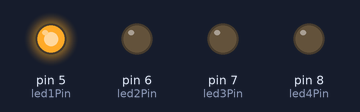
A sketch run on a simulated Arduino Uno, built with avr-gcc and run on an emulated ATmega328P. Parts: output pins drawn as LEDs (lit = HIGH).

Above: at 0.5 s.
At 1.6 s:
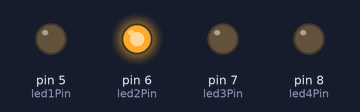
At 2.7 s:
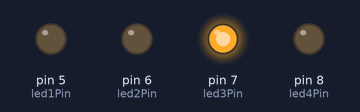
At 3.8 s:
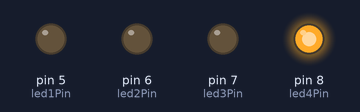
Timing chart, 0 to 5.8 s (numbered marks = the images above):
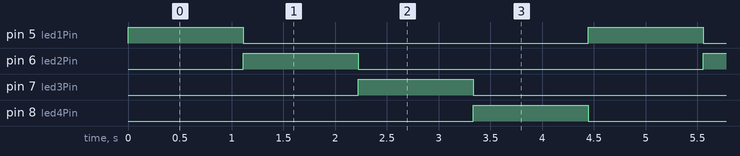

Measured:
- by itself, pin 5 (led1Pin), pin 6 (led2Pin), pin 7 (led3Pin), pin 8 (led4Pin): alternates HIGH for 1.1 s and LOW for 3.3 s
- by itself, everything shown: repeats every 4.4 s, in 4 steps

The sketch:

no_array_loop.ino
```cpp
// which digital pins are the LEDs on
int led1Pin = 5;
int led2Pin = 6;
int led3Pin = 7;
int led4Pin = 8;

void setup() {
  // sets up a digital pin to be used
  // as output, in this case to blink an LED
  pinMode(led1Pin, OUTPUT);
  pinMode(led2Pin, OUTPUT);
  pinMode(led3Pin, OUTPUT);
  pinMode(led4Pin, OUTPUT);
}

void loop() {

  // ledIndex determines which LED is ON at any moment
  for (int ledIndex = 5; ledIndex < 9; ledIndex++) {

    // used to turn EVERY LED off
    for (int i = 5; i < 9; i++) {
      digitalWrite(i, LOW);
    }

    digitalWrite(ledIndex, HIGH);

    delay(1111);
  }
}
```
